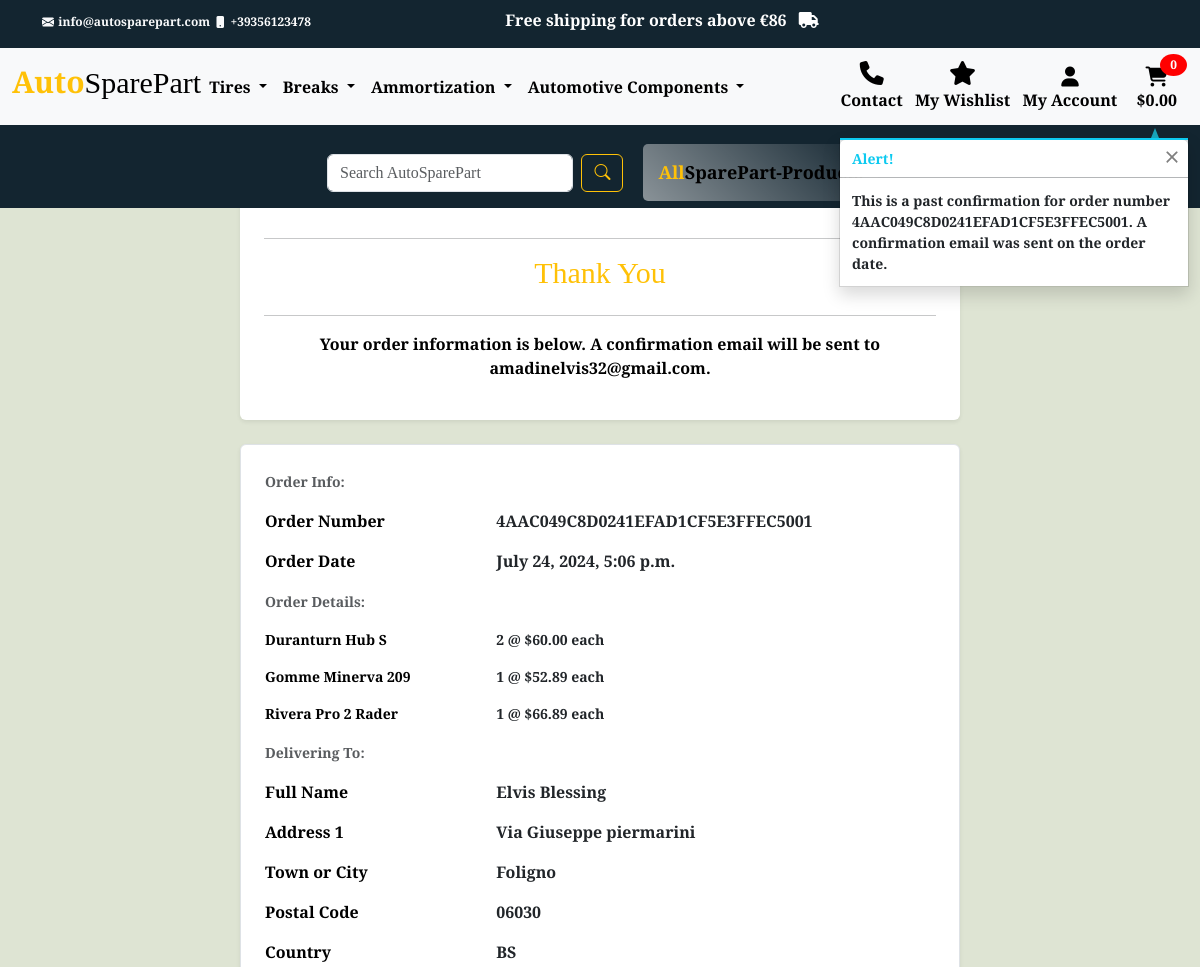
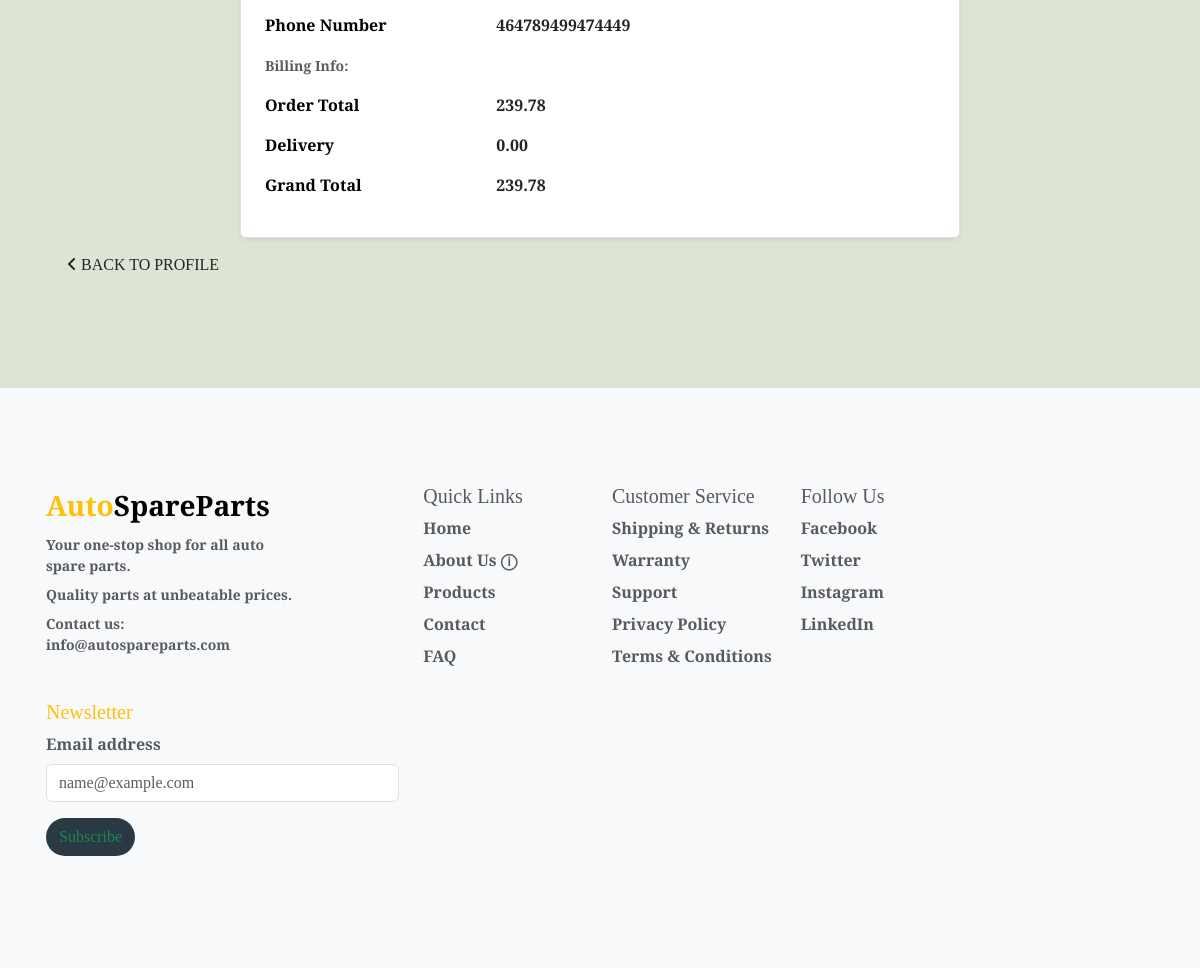
Page /profile/order_history/4AAC049C8D0241EFAD1CF5E3FFEC5001 on the committed database (2 pictures, top to bottom).
### checkout/models.py (models this page shows, shortened)
class Order(models.Model):
    order_number = models.CharField(max_length=32, null=False, editable=False)
    user_profile = models.ForeignKey(UserProfile, on_delete=models.SET_NULL,
                                        null=True, blank=True, related_name='orders')
    full_name = models.CharField(max_length=50, null=False, blank=False)
    email = models.EmailField(max_length=254, null=False, blank=False)
    phone_number = models.CharField(max_length=20, null=False, blank=False)
    country = CountryField(blank_label='Country *', null=False, blank=False, default='Default Country')
    postcode = models.CharField(max_length=20, null=True, blank=True,)
    town_or_city = models.CharField(max_length=40, null=False, blank=False)
    street_address1 = models.CharField(max_length=80, null=False, blank=False)
    street_address2 = models.CharField(max_length=80, null=True, blank=True)
    county = models.CharField(max_length=80, null=True, blank=True)
    date = models.DateTimeField(auto_now_add=True)
    delivery_cost = models.DecimalField(max_digits=6, decimal_places=2, null=False, default=0)
    order_total = models.DecimalField(max_digits=10, decimal_places=2, null=False, default=0)
    grand_total = models.DecimalField(max_digits=10, decimal_places=2, null=False, default=0)
    original_bag = models.TextField(null=False, blank=False, default='')
    stripe_pid = models.CharField(max_length=254, null=False, blank=False, default='')

class OrderLineItem(models.Model):
    order = models.ForeignKey(Order, null=False, blank=False, on_delete=models.CASCADE, related_name='lineitems')
    product = models.ForeignKey(Product, null=False, blank=False, on_delete=models.CASCADE)
    quantity = models.IntegerField(null=False, blank=False, default=0)
    lineitem_total = models.DecimalField(max_digits=6, decimal_places=2, null=False, blank=False, editable=False)

### products/models.py (models this page shows, shortened)
class Product(models.Model):
    category = models.ForeignKey('Category', null=True, blank=True, on_delete=models.SET_NULL) # if a Category is deleted SET_NULL instead of deleting it
    sku = models.CharField(max_length=254, null=True, blank=True) # sku stands for Stock Keeping Unit
    name = models.CharField(max_length=254)
    description = models.TextField()
    has_sizes = models.BooleanField(default=False, null=True, blank=True) # for clothes sizing
    price = models.DecimalField(max_digits=6, decimal_places=2)
    rating = models.DecimalField(max_digits=6, decimal_places=2, null=True, blank=True)
    image_url = models.URLField(max_length=1024, null=True, blank=True)
    image = models.ImageField(null=True, blank=True)

### profiles/views.py (the view)
# urls.py: path('order_history/<order_number>', views.order_history, name='order_history'),
def order_history(request, order_number):
    order = get_object_or_404(Order, order_number=order_number)
    messages.info(request, (
        f'This is a past confirmation for order number {order_number}. '
        'A confirmation email was sent on the order date.'
    ))
    template = 'checkout/checkout_success.html'
    context = {
        'order': order,
        'from_profile': True,
    }
    return render(request, template, context)

### bag/contexts.py (called while the page is built, shortened)
def bag_contents(request):
    bag_items = []
    total = 0
    product_count = 0
    bag = request.session.get('bag', {})
    if total < settings.FREE_DELIVERY_THRESHOLD:
        delivery = total * Decimal(settings.FREE_DELIVERY_THRESHOLD / 300) * Decimal(0.9)
        free_delivery_delta = settings.FREE_DELIVERY_THRESHOLD - total
    else:
        delivery = 0
        free_delivery_delta = 0
    grand_total = delivery + total
    context = {
        'bag_items': bag_items,
        'total': total,
        'product_count': product_count,
        'delivery': delivery,
        'free_delivery_delta': free_delivery_delta,
        'free_delivery_threshold': settings.FREE_DELIVERY_THRESHOLD,
        'grand_total': grand_total
    }
    return context

### checkout/templates/checkout/checkout_success.html (shortened to what this page needs)
{% extends "base.html" %}
{% load static %}
{% block extra_css %}
<link rel="stylesheet" href="{% static 'checkout/css/checkout.css' %}">
{% endblock %}
{% block content %}
<div class="overlay"></div>
<div class="container">
    <div class="row">
        <div class="col">
            <h2 class="logo-font mb-4">Thank You</h2>
            <p class="text-black">Your order information is below. A confirmation email will be sent to <strong>{{ order.email }}</strong>.</p>
        </div>
    </div>
    <div class="container my-5">
        <div class="row justify-content-center">
            <div class="col-12 col-lg-8">
                <div class="p-4 shadow-sm rounded bg-white">
                    <hr>
                    <h2 class="logo-font mb-4 text-center text-warning">Thank You</h2>
                    <hr>
                    <p class="text-black text-center">Your order information is below. A confirmation email will be sent to <strong>{{ order.email }}</strong>.</p>
                </div>
            </div>
        </div>
        <div class="row justify-content-center mt-4">
            <div class="col-12 col-lg-8">
                <div class="order-confirmation-wrapper p-4 border shadow-sm rounded bg-white">
                    <div class="row mb-3">
                        <div class="col">
                            <small class="text-muted">Order Info:</small>
                        </div>
                    </div>
                    <div class="row mb-3">
                        <div class="col-12 col-md-4">
                            <p class="mb-0 text-black font-weight-bold">Order Number</p>
                        </div>
                        <div class="col-12 col-md-8 text-md-right">
                            <p class="mb-0">{{ order.order_number }}</p>
                        </div>
                    </div>
                    <div class="row mb-3">
                        <div class="col-12 col-md-4">
                            <p class="mb-0 text-black font-weight-bold">Order Date</p>
                        </div>
                        <div class="col-12 col-md-8 text-md-right">
                            <p class="mb-0">{{ order.date }}</p>
                        </div>
                    </div>
                    <div class="row mb-3">
                        <div class="col">
                            <small class="text-muted">Order Details:</small>
                        </div>
                    </div>
                    {% for item in order.lineitems.all %}
                    <div class="row mb-3">
                        <div class="col-12 col-md-4">
                            <p class="small mb-0 text-black font-weight-bold">
                                {{ item.product.name }}{% if item.product_size %} - Size {{ item.product.size|upper }}{% endif %}
                            </p>
                        </div>
                        <div class="col-12 col-md-8 text-md-right">
                            <p class="small mb-0">{{ item.quantity }} @ ${{ item.product.price }} each</p>
                        </div>
                    </div>
                    {% endfor %}
                    <div class="row mb-3">
                        <div class="col">
                            <small class="text-muted">Delivering To:</small>
                        </div>
                    </div>
                    <div class="row mb-3">
                        <div class="col-12 col-md-4">
                            <p class="mb-0 text-black font-weight-bold">Full Name</p>
                        </div>
                        <div class="col-12 col-md-8 text-md-right">
                            <p class="mb-0">{{ order.full_name }}</p>
                        </div>
                    </div>
                    <div class="row mb-3">
                        <div class="col-12 col-md-4">
                            <p class="mb-0 text-black font-weight-bold">Address 1</p>
                        </div>
                        <div class="col-12 col-md-8 text-md-right">
                            <p class="mb-0">{{ order.street_address1 }}</p>
                        </div>
                    </div>
                    <div class="row mb-3">
                        <div class="col-12 col-md-4">
                            <p class="mb-0 text-black font-weight-bold">Town or City</p>
                        </div>
                        <div class="col-12 col-md-8 text-md-right">
                            <p class="mb-0">{{ order.town_or_city }}</p>
                        </div>
                    </div>
                    {% if order.postcode %}
                    <div class="row mb-3">
                        <div class="col-12 col-md-4">
                            <p class="mb-0 text-black font-weight-bold">Postal Code</p>
                        </div>
                        <div class="col-12 col-md-8 text-md-right">
                            <p class="mb-0">{{ order.postcode }}</p>
                        </div>
                    </div>
                    {% endif %}
                    <div class="row mb-3">
                        <div class="col-12 col-md-4">
                            <p class="mb-0 text-black font-weight-bold">Country</p>
                        </div>
                        <div class="col-12 col-md-8 text-md-right">
                            <p class="mb-0">{{ order.country }}</p>
                        </div>
                    </div>
                    <div class="row mb-3">
                        <div class="col-12 col-md-4">
                            <p class="mb-0 text-black font-weight-bold">Phone Number</p>
                        </div>
                        <div class="col-12 col-md-8 text-md-right">
                            <p class="mb-0">{{ order.phone_number }}</p>
                        </div>
                    </div>
                    <div class="row mb-3">
                        <div class="col">
                            <small class="text-muted">Billing Info:</small>
                        </div>
                    </div>
                    <div class="row mb-3">
                        <div class="col-12 col-md-4">
                            <p class="mb-0 text-black font-weight-bold">Order Total</p>
                        </div>
                        <div class="col-12 col-md-8 text-md-right">
                            <p class="mb-0">{{ order.order_total }}</p>
                        </div>
                    </div>
                    <div class="row mb-3">
                        <div class="col-12 col-md-4">
                            <p class="mb-0 text-black font-weight-bold">Delivery</p>
                        </div>
                        <div class="col-12 col-md-8 text-md-right">
                            <p class="mb-0">{{ order.delivery_cost }}</p>
                        </div>
                    </div>
                    <div class="row mb-3">
                        <div class="col-12 col-md-4">
                            <p class="mb-0 text-black font-weight-bold">Grand Total</p>
                        </div>
                        <div class="col-12 col-md-8 text-md-right">
                            <p class="mb-0">{{ order.grand_total }}</p>
                        </div>
                    </div>
                </div>
            </div>
        </div>
    <div class="row">
        <div class="col-12 col-lg-7 text-right">
            {% if from_profile %}
            <a href="{% url 'profile' %}" class="btn btn-black rounded-0 my-2">
                <span class="icon mr-2">
                    <i class="fas fa-angle-left"></i>
                </span>
                <span class="text-uppercase">Back to Profile</span>
            </a>
            {% endif %}
        </div>
    </div>
</div>
{% endblock %}

### static/css/base.css (style rules this page uses)
body { min-height: 100vh; display: flex; flex-direction: column; background-color: rgba(183, 196, 159, 0.451); font-family: "EB Garamond", serif; font-optical-sizing: auto; font-weight: 600; font-style: normal; }
.logo-font { font-size: 30px; }
.overlay { height: 100%; width: 100%; top: 0; left: 0; position: fixed; z-index: -1; }

### rows in the picture
Order: email "amadinelvis32@gmail.com", order_number "4AAC049C8D0241EFAD1CF5E3FFEC5001", date "July 24, 2024, 5:06 p.m.", full_name "Elvis Blessing", street_address1 "Via Giuseppe piermarini", town_or_city "Foligno", postcode "06030", country "BS", phone_number "464789499474449", order_total "239.78", delivery_cost "0.00", grand_total "239.78"
OrderLineItem: product.name "Duranturn Hub S", quantity "2", product.price "60.00"
OrderLineItem: product.name "Gomme Minerva 209", quantity "1", product.price "52.89"
OrderLineItem: product.name "Rivera Pro 2 Rader", quantity "1", product.price "66.89"

### other values in the picture
{{ message }} "This is a past confirmation for order number 4AAC049C8D0241EFAD1CF5E3FFEC5001. A confirmation email was sent on the order date."
